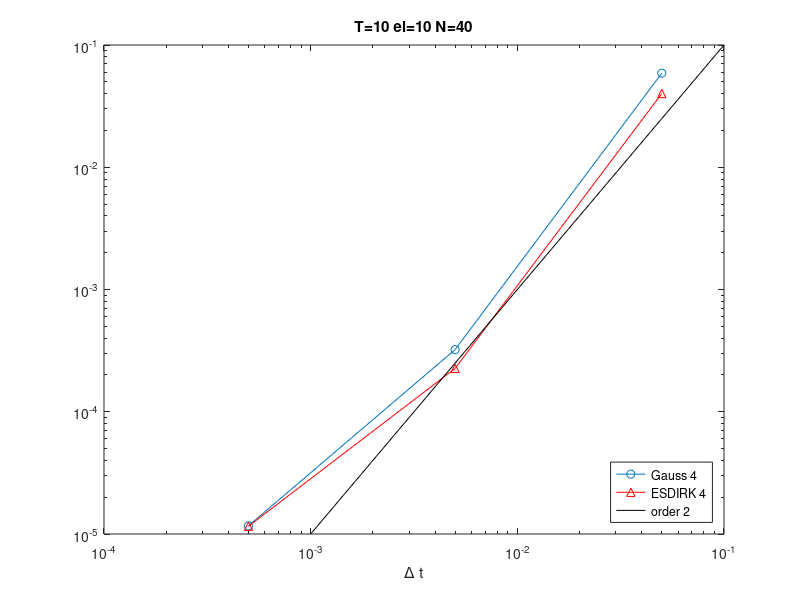
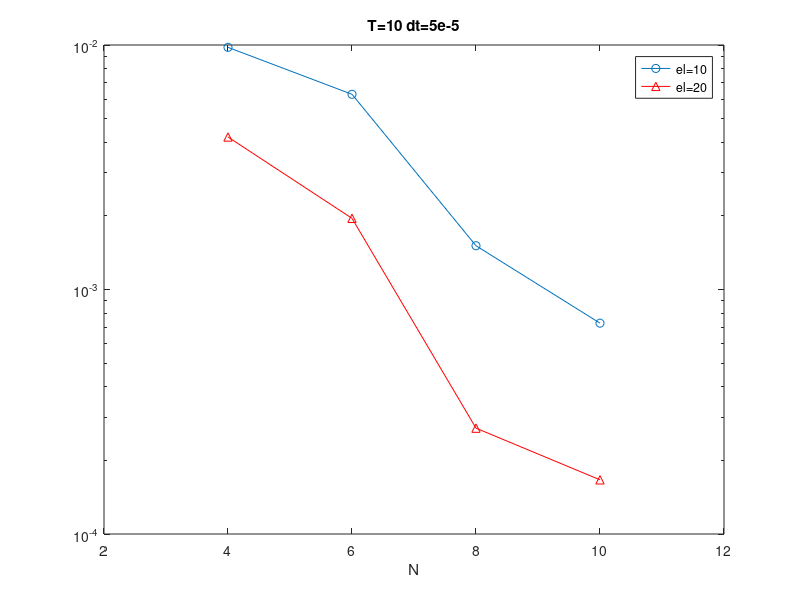

Write MATLAB code to recreate these figures, in order.
clear all
close all
clc

% T=10 el=10 N=40
dt = [5e-2 5e-3 5e-4];
esdirk4 = [ 4.0109e-2
            2.2620e-4
            1.1571e-5 ];

gauss4 = [ 5.8810e-2
           3.2254e-4
           1.1669e-5 ];

figure
loglog(dt,gauss4,'-o')
hold on
loglog(dt,esdirk4,'-^r')
loglog([1e-3 1e-1],[1e-5 1e-1],'k')
title('T=10 el=10 N=40')
xlabel('\Delta t')
legend('Gauss 4','ESDIRK 4','order 2','location','southeast')



N = [ 2 4 6 8 10 ];
el10 = [ 4.4329e-1
         9.7824e-3
         6.2861e-3
         1.5100e-3
         7.2831e-4 ];
     
el20 = [ 2.7698e-1
         4.2046e-3
         1.9549e-3
         2.7097e-4
         1.6656e-4 ];

figure
semilogy(N(2:end),el10(2:end),'-o')
hold on
semilogy(N(2:end),el20(2:end),'-^r')
title('T=10 dt=5e-5')
xlabel('N')
legend('el=10','el=20')
xlim([2 12])